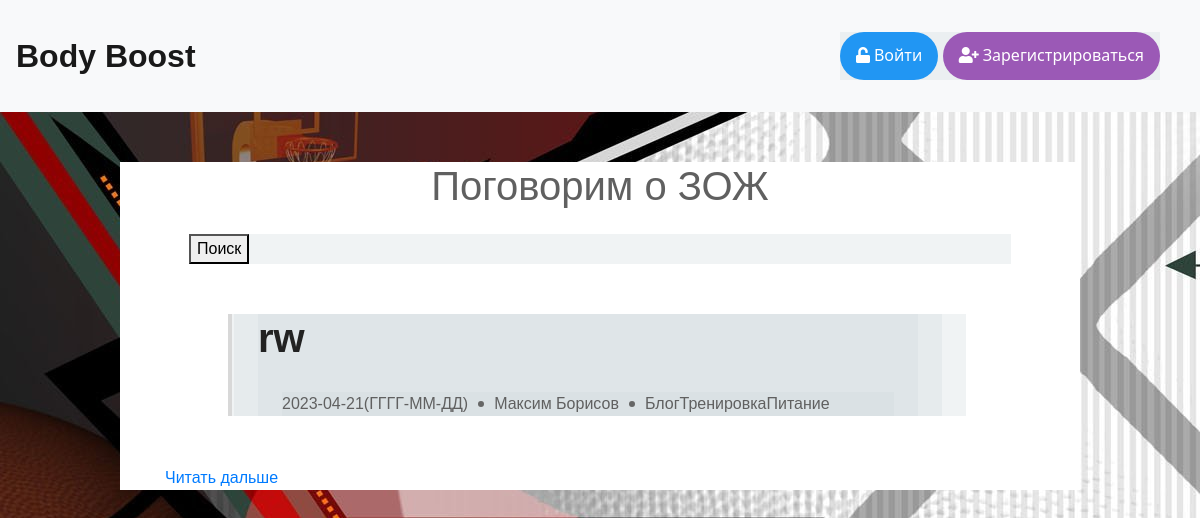
The app's page /, older data.
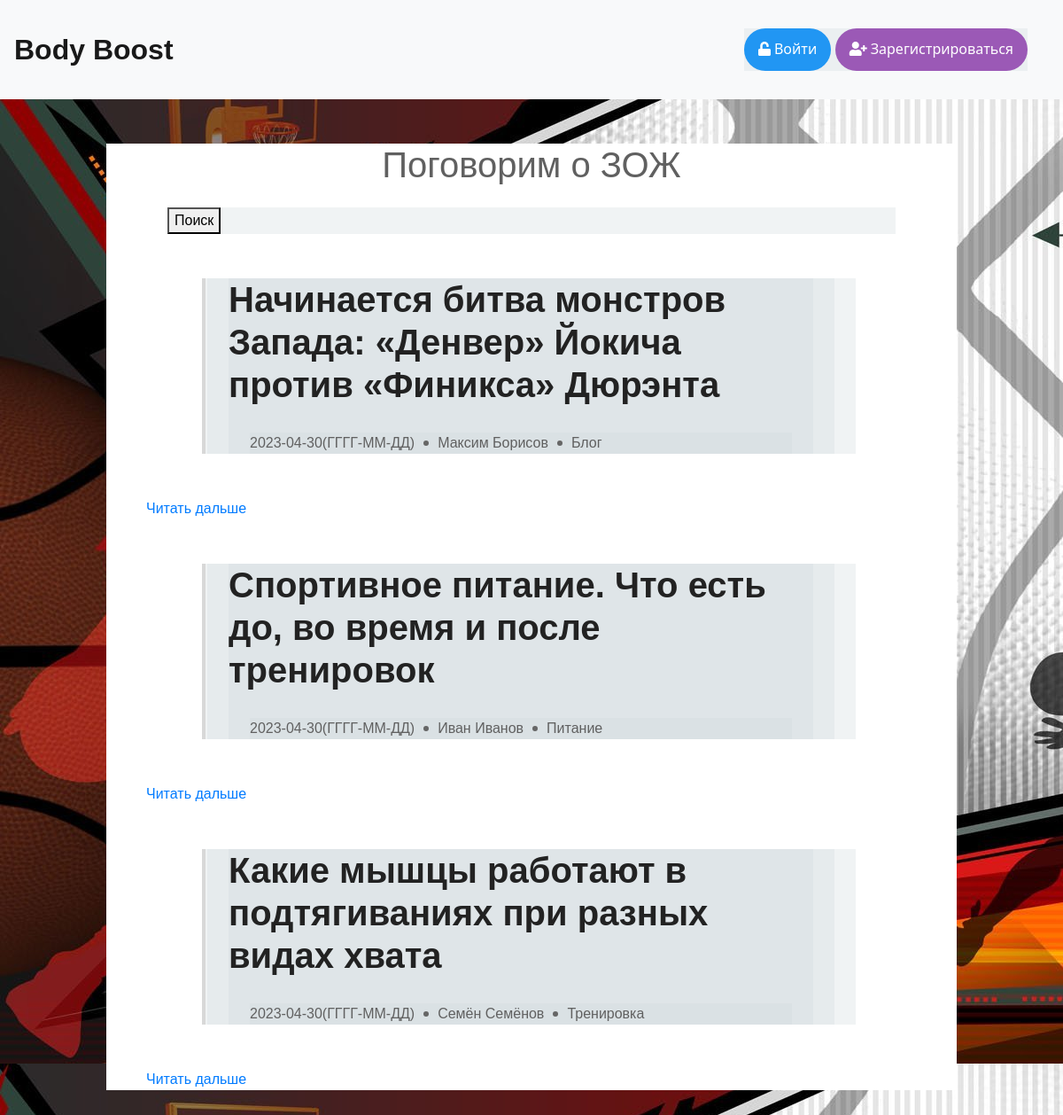
The same page, newer data.
### data/posts.py (models this page shows, shortened)
class Post(SqlAlchemyBase, UserMixin):
    __tablename__ = 'posts'
    id = sqlalchemy.Column(sqlalchemy.Integer, primary_key=True, autoincrement=True)
    creator_id = sqlalchemy.Column(sqlalchemy.Integer,
                                   sqlalchemy.ForeignKey("users.id"))
    user = orm.relationship('User')
    creator_name = sqlalchemy.Column(sqlalchemy.String, nullable=False)
    creator_surname = sqlalchemy.Column(sqlalchemy.String, nullable=False)
    creator_login = sqlalchemy.Column(sqlalchemy.String, nullable=False)
    post_name = sqlalchemy.Column(sqlalchemy.String, nullable=False)
    create_date = sqlalchemy.Column(sqlalchemy.Date, nullable=False, default=datetime.datetime.now())
    text_content = sqlalchemy.Column(sqlalchemy.Text, nullable=True)
    file = sqlalchemy.Column(sqlalchemy.BLOB, default=None, nullable=True)
    is_liked = sqlalchemy.Column(sqlalchemy.BOOLEAN, default=False)
    is_blog = sqlalchemy.Column(sqlalchemy.BOOLEAN, default=False)
    is_training = sqlalchemy.Column(sqlalchemy.BOOLEAN, default=False)
    is_recipe = sqlalchemy.Column(sqlalchemy.BOOLEAN, default=False)
    list_likes = sqlalchemy.Column(sqlalchemy.String, nullable=False, default="")

### server.py (the view)
@app.route("/")
def index():
    db_sess = db_session.create_session()
    posts = db_sess.query(Post).all()
    return render_template("index.html", posts=posts, title="Поговорим о ЗОЖ")

### data/db_session.py (called while the page is built)
def create_session() -> Session:
    global __factory
    return __factory()

### templates/index.html (shortened to what this page needs)
{% extends "base.html" %}
{% block content %}
<head>
	<link rel="stylesheet" href="../static/css/example_css.css">
</head>
<h1 style="text-align: center">{{ title }}</h1>
<div>
	<a href="/"><button class="button1">Поиск</button></a>
</div>
{% for post in posts %}
    <div class="container">
        <div class="post">
            <div class="post-content">
                <div class="post-header">
                    <h1>{{ post.post_name }}</h1>
                    <div class="post-meta">
                        <time>{{ post.create_date }}(ГГГГ-ММ-ДД)</time>
                        <span class="author">{{ post.creator_name }} {{ post.creator_surname }}</span>
                        {% if post.is_blog %}
                            <span class="category">Блог</span>
                        {% endif %}
                        {% if post.is_training %}
                            <span class="category">Тренировка</span>
                        {% endif %}
                        {% if post.is_recipe %}
                            <span class="category">Питание</span>
                        {% endif %}
                    </div>
                </div>
            </div>
        </div>
    </div>
    <a href="/post_review/{{ post.id }}">Читать дальше</a>
{% endfor %}
{% endblock %}

### templates/base.html (shortened to what this page needs)
<!doctype html>
<html lang="en">
<head>
    <link rel="stylesheet"
          href="https://stackpath.bootstrapcdn.com/bootstrap/4.4.1/css/bootstrap.min.css"
>
    <link rel='stylesheet' href="../static/css/base.css">
</head>
<body background="../static/img/fon/fon.jpg">
<header>
    <nav class="navbar navbar-light bg-light">
        <a class="navbar-brand" href="/"><font size="6" face="Arial"><b>Body Boost</b></font></a>
        {% if current_user.is_authenticated %}
            <a class="navbar-brand" href="/profile/{{ current_user.login }}">{{ current_user.login }}</a>
            <a class="navbar-brand" href="/logout">Выйти</a>
        {% else %}
            <div>
                <a href="/login" style="color: #fff">
                <button id="login" class="button blue">
                    <i class="fa fa-unlock"></i><span>Войти</span>
                </button>
                </a>
                <a id="register" href="/register">
                    <button class="button purple">
                        <i class="fa fa-user-plus"></i><span>Зарегистрироваться</span>
                    </button>
                </a>
            </div>
        {% endif %}
    </nav>
</header>
<main role="main" class="container">
    {% block content %}{% endblock %}
</main>
</body>
</html>

### static/css/base.css (style rules this page uses)
.button { border: none; outline: none; display: inline-block; text-align: center; text-decoration: none; cursor: pointer; font-size: 16px; font-family: Roboto, Verdana, Tahoma, sans; padding: 12px 16px; border-radius: 100px; color: #fff; }
.button i { margin-right: 4px; }
.button.blue { background: #2196F3; }
.button.purple { background: #9b59b6; }
div { margin: 24px; background: rgba(205, 214, 219, 0.3) }

### static/css/example_css.css (style rules this page uses)
* { box-sizing: border-box; margin: 0; }
body { font-family: 'Montserrat', sans-serif; color: #606060; font-size: 14px; }
.container { max-width: 960px; margin: 50px auto; padding: 0 15px; background: white; }
.post h1 { color: #222; font-weight: 600; margin-bottom: 30px; }
.post-meta { margin-bottom: 30px; display: flex; flex-wrap: wrap; }
time, .author { padding-right: 26px; position: relative; }
time:after, .author:after { content: ""; width: 6px; height: 6px; border-radius: 50%; background: #666; position: absolute; top: 50%; right: 10px; transform: translateY(-50%); }
@media (min-width: 768px) { body { font-size: 16px; } }
@media (min-width: 768px) { .container { padding: 0 45px; } }
@media (min-width: 768px) { .post-header { padding-left: 26px; border-left: 4px solid #D8D8D8; margin-left: -30px; } }

Row changes from the older to the newer data that the page shows:
removed Post: post_name "rw", create_date "2023-04-21", creator_name "Максим", creator_surname "Борисов", is_blog "Блог", is_training "Тренировка", is_recipe "Питание"
added Post: post_name "Начинается битва монстров Запада: «Денвер» Йокича против «Финикса» Дюрэнта", create_date "2023-04-30", creator_name "Максим", creator_surname "Борисов", is_blog "Блог"
added Post: post_name "Спортивное питание. Что есть до, во время и после тренировок", create_date "2023-04-30", creator_name "Иван", creator_surname "Иванов", is_recipe "Питание"
added Post: post_name "Какие мышцы работают в подтягиваниях при разных видах хвата", create_date "2023-04-30", creator_name "Семён", creator_surname "Семёнов", is_training "Тренировка"
